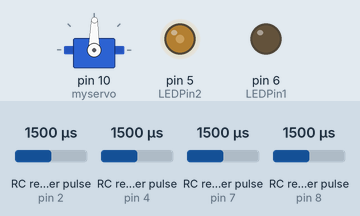
A sketch run on a simulated Arduino Uno, built with avr-gcc and run on an emulated ATmega328P. Shown: servo, output pins drawn as LEDs (lit = HIGH). Wiring (inferred from the names in the program): 4 × RC receiver channel: data pin 2 / data pin 4 / data pin 7 / data pin 8. The test bench sets the inputs (shaded band); at power-on: RC receiver pulse (sensors on pin 2, pin 7, pin 4, pin 8) 1500 µs. What the sketch prints to the serial monitor is not drawn.

Above: at 1.2 s.
1.3 s: RC receiver pulse (sensor on pin 2) set to 1020 µs
At 2.1 s:
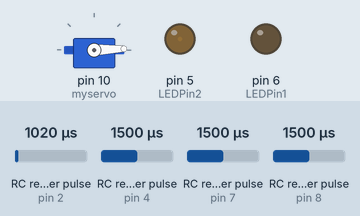
2.8 s: RC receiver pulse (sensor on pin 7) set to 1690 µs
4.3 s: RC receiver pulse (sensor on pin 7) set to 1714 µs
At 5.5 s:
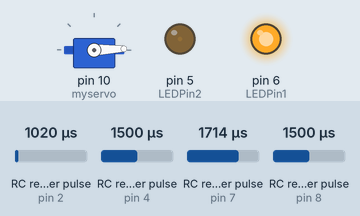
5.8 s: RC receiver pulse (sensor on pin 2) set to 1250 µs
At 7.0 s:
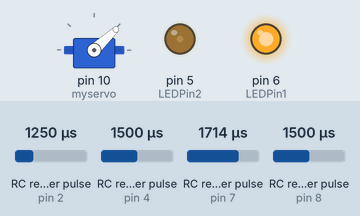
7.3 s: RC receiver pulse (sensor on pin 2) set to 1500 µs
At 7.9 s:
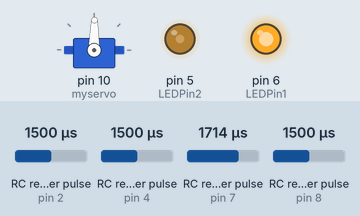
8.8 s: RC receiver pulse (sensor on pin 2) set to 1750 µs
At 9.5 s:
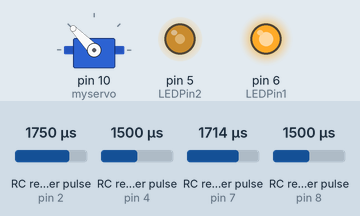
Timing chart, 0 to 11.3 s (numbered marks = the images above; inputs shaded):
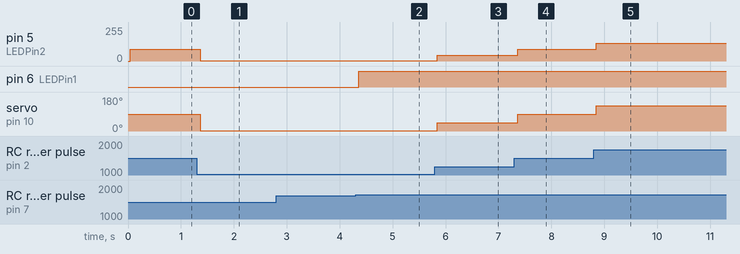

The sketch:

RC_RX1_copy_20221218103314.ino
```cpp
#define RCPin 2
#define RCPin2 7
#define RCPin3 8
#define RCPin4 4
#define LEDPin1 6
#define LEDPin2 5

#include <Servo.h>
double RCValue;
double RCValuePin2;
double RCValuePin3;
double RCValuePin4;
double LEDPin2Value;
Servo myservo;
double val;

void setup() {
  Serial.begin(9600);
  pinMode(RCPin,INPUT);
  pinMode(RCPin2,INPUT);
  pinMode(RCPin3,INPUT);
  pinMode(RCPin4,INPUT);
  pinMode(LEDPin1,OUTPUT);
  pinMode(LEDPin2,OUTPUT);
  myservo.attach(10);
}

void loop() {
  RCValue=pulseIn(RCPin,HIGH);
  RCValuePin2=pulseIn(RCPin2,HIGH);
  RCValuePin3=pulseIn(RCPin3,HIGH);
  RCValuePin4=pulseIn(RCPin4,HIGH);
  val = map(RCValue, 1010, 2000, 0, 180);     // scale it for use with the servo (value between 0 and 180)
  LEDPin2Value=map(RCValuePin3, 900, 2000, 0, 255);
  Serial.println(RCValuePin4);
  analogWrite(LEDPin2,val);//LEDPin2Value
  myservo.write(val);                  // sets the servo position according to the scaled value

  if(RCValuePin2 < 1300){
    digitalWrite(LEDPin1,LOW);
  }
  if(RCValuePin2 > 1700){
    digitalWrite(LEDPin1,HIGH);
  }

  delay(5);
}
```

Measured:
- the behaviour switches between 1699 and 1700 µs on RC receiver pulse (sensor on pin 7) (found by bisection; images 1 and 2)
- after the input at 1.3 s, pin 5 (LEDPin2): 89/255 → 2/255 after 0.06 s; servo on pin 10 (myservo): 89° → 2° after 0.06 s
- after the input at 2.8 s, every drawn part: stays the same
- after the input at 4.3 s, pin 6 (LEDPin1): LOW → HIGH after 0.06 s
- after the input at 5.8 s, pin 5 (LEDPin2): 2/255 → 43/255 at once; servo on pin 10 (myservo): 2° → 43° at once
- after the input at 7.3 s, pin 5 (LEDPin2): 43/255 → 89/255 after 0.06 s; servo on pin 10 (myservo): 43° → 89° after 0.06 s
- after the input at 8.8 s, pin 5 (LEDPin2): 89/255 → 134/255 at once; servo on pin 10 (myservo): 89° → 134° at once
